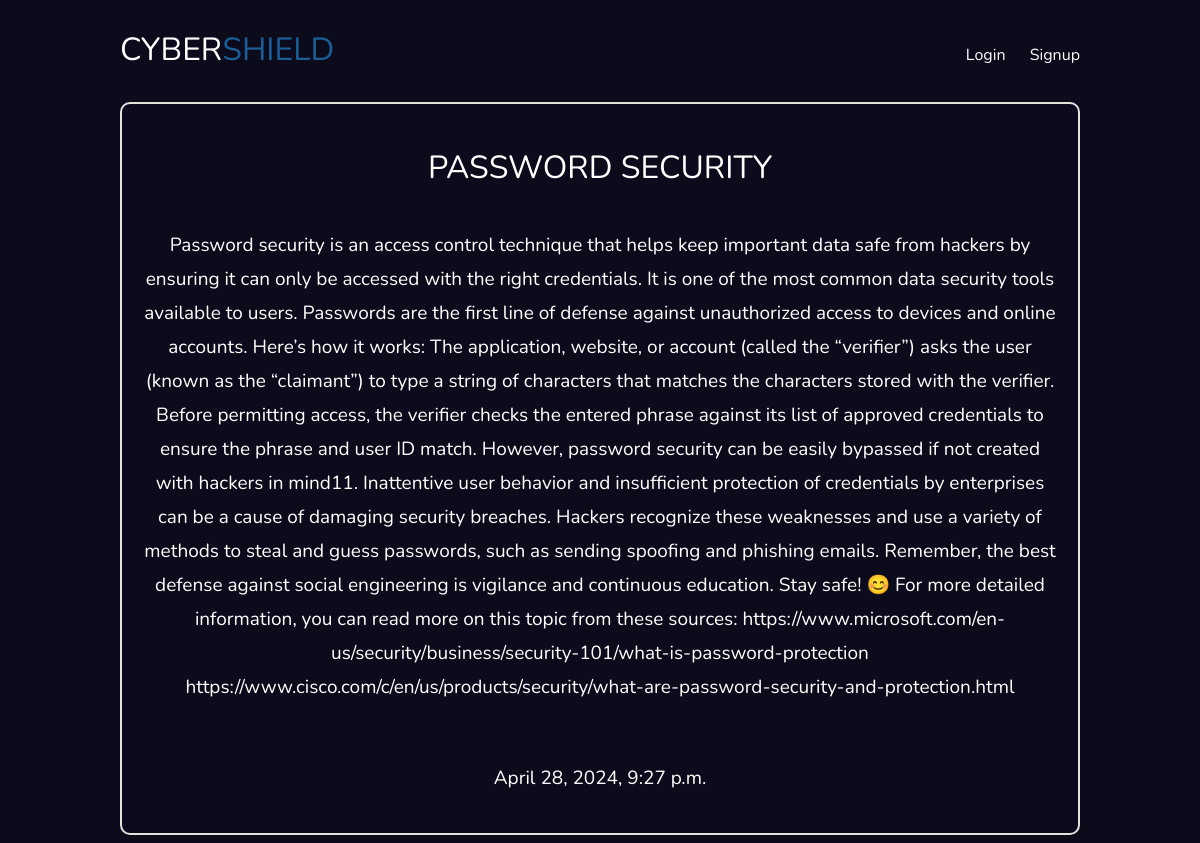
Screenshot of /articles/password-security/ with the database file from the repository.
### articles/models.py (models this page shows, shortened)
class Article(models.Model):
    title = models.CharField(max_length=100)
    slug = models.SlugField()
    body = models.TextField()
    date = models.DateTimeField(auto_now_add=True)
    thumb = models.ImageField(default='default.png', blank=True)
    author = models.ForeignKey(User, on_delete=models.CASCADE, default=None)  # Add on_delete argument

### articles/views.py (the view)
# urls.py: path('<slug:slug>/', views.article_detail, name="detail")
def article_detail(request, slug):
    article = Article.objects.get(slug=slug)
    return render(request,'articles/article_detail.html',{'article': article})

### articles/templates/articles/article_detail.html (shortened to what this page needs)
{% extends 'base_layout.html' %}
{% block content %}
<div class="article-detail">
    <div class="article">
        <h2>{{ article.title }}</h2>
        <p>{{ article.body }}</p>
        <p>{{ article.date }}</p>
    </div>
</div>
{% endblock %}

### assets/styles.css (style rules this page uses)
body { background-color: #0b0b1c; background-repeat: no-repeat; color: #fff; }
* { font-family: nunito; }
h1,h2,h3,h4,h5 { font-weight:normal; margin: 0; }
.article { padding: 10px; border: 2px solid rgb(228, 226, 221); position:relative; padding-bottom:40px; border-radius: 10px; }
.article h2 { font-size:1.2em; text-align: center; }
.article p { text-align: center; font-size: 19px; line-height: 34px; padding: 2%; }
.article-detail .article { padding: 0; }
.article-detail .article h2 { text-align: center; margin: 20px auto; font-size: 2em; }

### rows the page displays
Article: title "PASSWORD SECURITY", body "Password security is an access control technique that helps keep important data safe from hackers by ensuring it can only be accessed with the right credentials. It is one of the most common data security tools available to users. Passwords are the first line of defense against unauthorized access to devices and online accounts. Here’s how it works: The application, website, or account (called the “verifier”) asks the user (known as the “claimant”) to type a string of characters that matches the characters stored with the verifier. Before permitting access, the verifier checks the entered phrase against its list of approved credentials to ensure the phrase and user ID match. However,…", date "April 28, 2024, 9:27 p.m."
